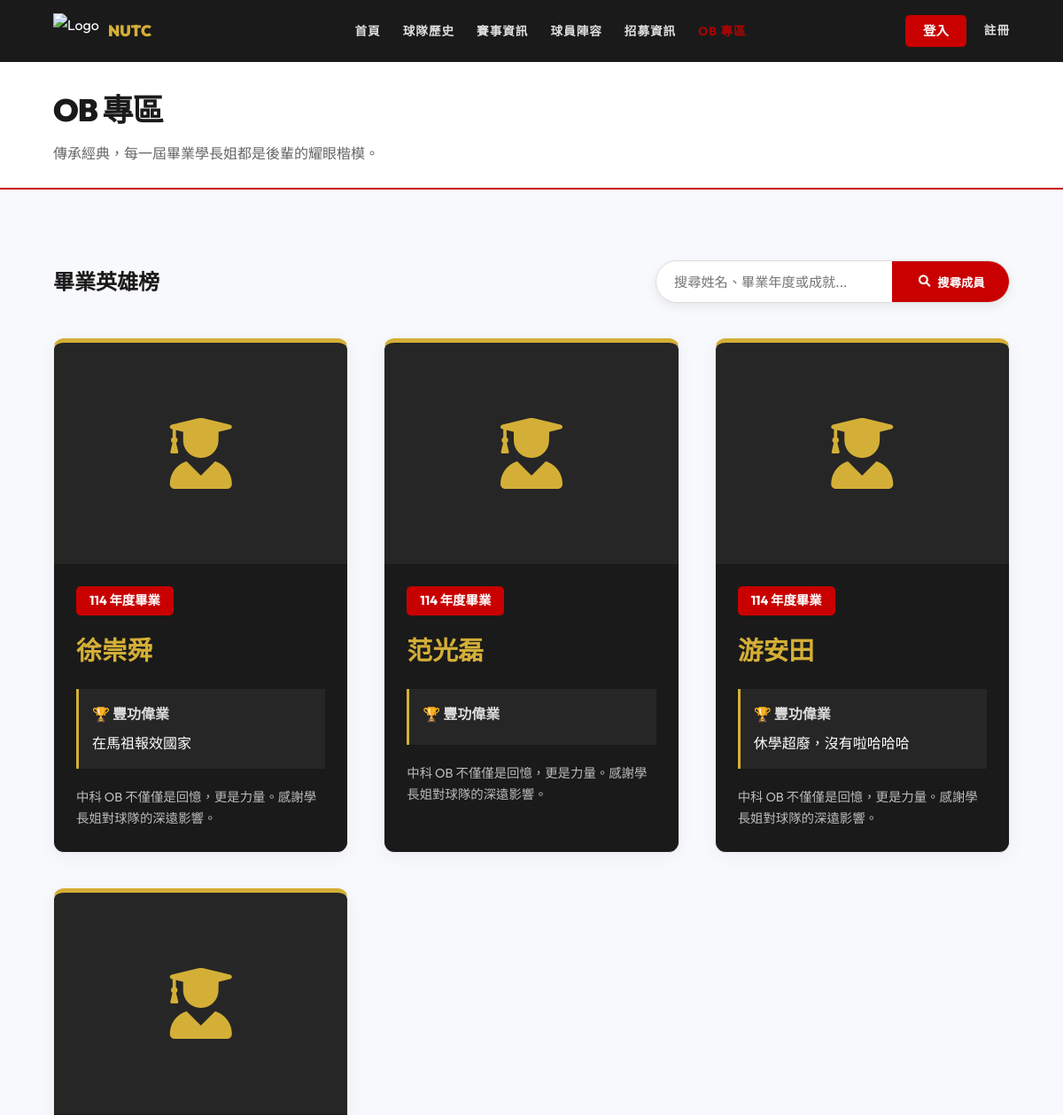
The page /ob.php (upper part) on the database as committed earlier.
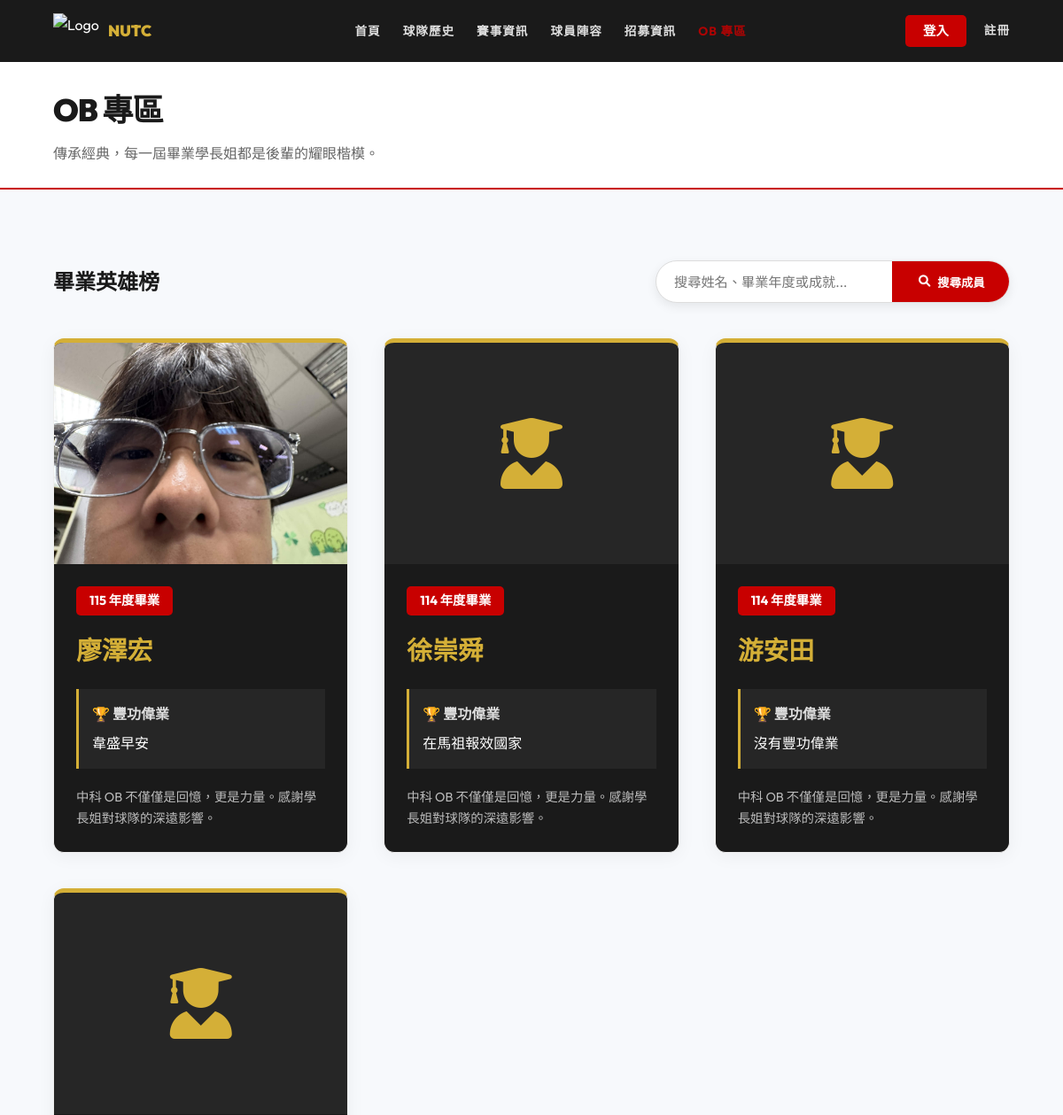
The same page on the database as committed later.
### tables this page shows
CREATE TABLE `ob` (
  `Ob_id` int(11) NOT NULL COMMENT '校友 ID',
  `Team_Id` int(11) NOT NULL COMMENT '關聯 Team.team_Id',
  `OB_name` varchar(50) NOT NULL COMMENT '畢業學長姐姓名',
  `graduation_year` int(11) DEFAULT NULL COMMENT '畢業年度',
  `status` varchar(100) DEFAULT NULL COMMENT '畢業後現況或豐功偉業',
  `image_path` varchar(255) DEFAULT NULL COMMENT 'OB照片路徑'
);

### includes/Database.php (called while the page is built, shortened)
<?php
class Database {
    private $pdo;
    public function __construct() {
        $host = 'localhost';
        $db   = 'baseball_web';
        $user = 'root';
        $pass = '';
        $charset = 'utf8mb4';
        $dsn = "mysql:host=$host;port=3306;dbname=$db;charset=$charset";
        $options = [
            PDO::ATTR_ERRMODE            => PDO::ERRMODE_EXCEPTION,
            PDO::ATTR_DEFAULT_FETCH_MODE => PDO::FETCH_ASSOC,
            PDO::ATTR_EMULATE_PREPARES   => false,
        ];
        try {
            $this->pdo = new PDO($dsn, $user, $pass, $options);
            $stmt = $this->pdo->query("DESCRIBE `player_game_details`");
            $cols = $stmt->fetchAll(PDO::FETCH_COLUMN);
            $stmt = $this->pdo->query("SHOW COLUMNS FROM `member` LIKE 'role'");
            $roleCol = $stmt->fetch();
        } catch (\PDOException $e) {
            throw new \PDOException($e->getMessage(), (int)$e->getCode());
        }
    }
    public function getAll($table) {
        $stmt = $this->pdo->query("SELECT * FROM `$table`");
        return $stmt->fetchAll();
    }
}

### includes/config.php (called while the page is built, shortened)
<?php
require_once 'Database.php';
$db = new Database();

### ob.php (the view, shortened to what this page needs)
<?php
require_once 'includes/header.php';
$obMembers = $db->getAll('ob');
$search = $_GET['search'] ?? '';
usort($obMembers, function ($a, $b) {
    return $b['graduation_year'] <=> $a['graduation_year'];
});
?>
<div class="page-header">
    <h1>OB 專區</h1>
    <p>傳承經典，每一屆畢業學長姐都是後輩的耀眼楷模。</p>
</div>
<section class="ob-section">
    <div class="container">
        <div style="display: flex; justify-content: space-between; align-items: center; flex-wrap: wrap; gap: 20px; margin-bottom: 40px;">
            <h2 style="margin-bottom: 0;">畢業英雄榜</h2>
            <form method="GET" class="search-bar-container" style="margin-bottom: 0;">
                <input type="text" name="search" class="search-bar-input" placeholder="搜尋姓名、畢業年度或成就..." value="<?= htmlspecialchars($search) ?>">
                <button type="submit" class="search-bar-btn"><i class="fas fa-search"></i> 搜尋成員</button>
            </form>
        </div>
        <div class="card-container">
            <?php if (empty($obMembers)): ?>
                <div class="empty-state-message">
                    <i class="fas fa-search"></i>
                    找不到符合條件的 OB 學長姐。
                </div>
            <?php else: ?>
                <?php foreach ($obMembers as $ob): ?>
                    <div class="card ob-card">
                        <div class="ob-card-img-box">
                            <?php if (!empty($ob['image_path'])): ?>
                                <img src="<?= htmlspecialchars($ob['image_path']) ?>" alt="<?= htmlspecialchars($ob['OB_name']) ?>" style="width: 100%; height: 100%; object-fit: cover;">
                            <?php else: ?>
                                <i class="fas fa-user-graduate"></i>
                            <?php endif; ?>
                        </div>
                        <div class="card-content">
                            <span class="ob-card-badge">
                                <?= $ob['graduation_year'] ?> 年度畢業
                            </span>
                            <h3 class="card-title ob-card-name"><?= htmlspecialchars($ob['OB_name']) ?></h3>
                            <div class="ob-card-achievements">
                                <p class="label">🏆 豐功偉業</p>
                                <p class="content"><?= nl2br(htmlspecialchars($ob['status'])) ?></p>
                            </div>
                            <p class="ob-card-desc">中科 OB 不僅僅是回憶，更是力量。感謝學長姐對球隊的深遠影響。</p>
                        </div>
                    </div>
                <?php endforeach; ?>
            <?php endif; ?>
        </div>
    </div>
</section>
<?php require_once 'includes/footer.php'; ?>

Rows that differ between the two databases and show on the page:
removed ob: graduation_year "114", OB_name "范光磊"
added ob: image_path (picture), graduation_year "115", OB_name "廖澤宏", status "韋盛早安"
changed ob "游安田": status "休學超廢，沒有啦哈哈哈" → "沒有豐功偉業"
